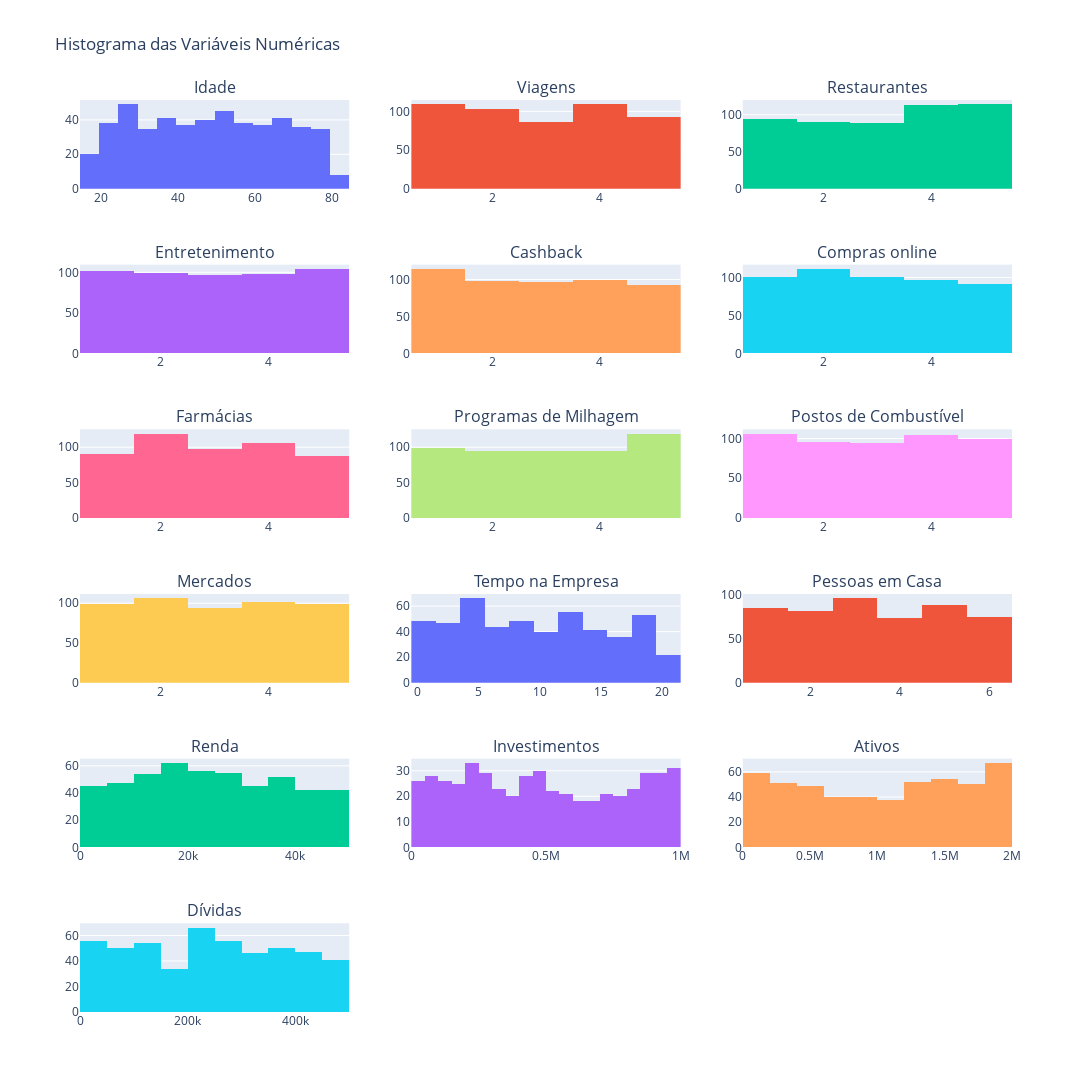

Here is the notebook cell this chart was saved with:
### Code cell
num_cols = 3

num_rows = math.ceil(len(num_vars)/num_cols)

fig = make_subplots(rows=num_rows, cols=num_cols, subplot_titles=num_vars)

for i, var in enumerate(num_vars):
    row = (i // num_cols) + 1
    col = (i % num_cols) + 1

    fig.add_trace(
        go.Histogram(x=df_prospects[var], name=var),
        row=row, col=col
    )

fig.update_layout(
    height=300 * num_rows,
    width=1200,
    title_text='Histograma das Variáveis Numéricas',
    showlegend=False
)

fig.show()

### Figure 1 — Plotly figure (JSON) as saved in the notebook; plotly's stock layout.template omitted (floating-point values rounded to 4 significant figures; data arrays with more than 128 entries replaced by an {"elided": "..."} marker saying what was removed)
{"data": [{"name": "Idade", "type": "histogram", "x": {"elided": "500 int values"}, "xaxis": "x", "yaxis": "y"}, {"name": "Viagens", "type": "histogram", "x": {"elided": "500 int values"}, "xaxis": "x2", "yaxis": "y2"}, {"name": "Restaurantes", "type": "histogram", "x": {"elided": "500 int values"}, "xaxis": "x3", "yaxis": "y3"}, {"name": "Entretenimento", "type": "histogram", "x": {"elided": "500 int values"}, "xaxis": "x4", "yaxis": "y4"}, {"name": "Cashback", "type": "histogram", "x": {"elided": "500 int values"}, "xaxis": "x5", "yaxis": "y5"}, {"name": "Compras online", "type": "histogram", "x": {"elided": "500 int values"}, "xaxis": "x6", "yaxis": "y6"}, {"name": "Farmácias", "type": "histogram", "x": {"elided": "500 int values"}, "xaxis": "x7", "yaxis": "y7"}, {"name": "Programas de Milhagem", "type": "histogram", "x": {"elided": "500 int values"}, "xaxis": "x8", "yaxis": "y8"}, {"name": "Postos de Combustível", "type": "histogram", "x": {"elided": "500 int values"}, "xaxis": "x9", "yaxis": "y9"}, {"name": "Mercados", "type": "histogram", "x": {"elided": "500 int values"}, "xaxis": "x10", "yaxis": "y10"}, {"name": "Tempo na Empresa", "type": "histogram", "x": {"elided": "500 int values"}, "xaxis": "x11", "yaxis": "y11"}, {"name": "Pessoas em Casa", "type": "histogram", "x": {"elided": "500 int values"}, "xaxis": "x12", "yaxis": "y12"}, {"name": "Renda", "type": "histogram", "x": {"elided": "500 int values"}, "xaxis": "x13", "yaxis": "y13"}, {"name": "Investimentos", "type": "histogram", "x": {"elided": "500 int values"}, "xaxis": "x14", "yaxis": "y14"}, {"name": "Ativos", "type": "histogram", "x": {"elided": "500 int values"}, "xaxis": "x15", "yaxis": "y15"}, {"name": "Dívidas", "type": "histogram", "x": {"elided": "500 int values"}, "xaxis": "x16", "yaxis": "y16"}], "layout": {"annotations": [{"font": {"size": 16}, "showarrow": false, "text": "Idade", "x": 0.1444, "xanchor": "center", "xref": "paper", "y": 1.0, "yanchor": "bottom", "yref": "paper"}, {"font": {"size": 16}, "showarrow": false, "text": "Viagens", "x": 0.5, "xanchor": "center", "xref": "paper", "y": 1.0, "yanchor": "bottom", "yref": "paper"}, {"font": {"size": 16}, "showarrow": false, "text": "Restaurantes", "x": 0.8556, "xanchor": "center", "xref": "paper", "y": 1.0, "yanchor": "bottom", "yref": "paper"}, {"font": {"size": 16}, "showarrow": false, "text": "Entretenimento", "x": 0.1444, "xanchor": "center", "xref": "paper", "y": 0.8194, "yanchor": "bottom", "yref": "paper"}, {"font": {"size": 16}, "showarrow": false, "text": "Cashback", "x": 0.5, "xanchor": "center", "xref": "paper", "y": 0.8194, "yanchor": "bottom", "yref": "paper"}, {"font": {"size": 16}, "showarrow": false, "text": "Compras online", "x": 0.8556, "xanchor": "center", "xref": "paper", "y": 0.8194, "yanchor": "bottom", "yref": "paper"}, {"font": {"size": 16}, "showarrow": false, "text": "Farmácias", "x": 0.1444, "xanchor": "center", "xref": "paper", "y": 0.6389, "yanchor": "bottom", "yref": "paper"}, {"font": {"size": 16}, "showarrow": false, "text": "Programas de Milhagem", "x": 0.5, "xanchor": "center", "xref": "paper", "y": 0.6389, "yanchor": "bottom", "yref": "paper"}, {"font": {"size": 16}, "showarrow": false, "text": "Postos de Combustível", "x": 0.8556, "xanchor": "center", "xref": "paper", "y": 0.6389, "yanchor": "bottom", "yref": "paper"}, {"font": {"size": 16}, "showarrow": false, "text": "Mercados", "x": 0.1444, "xanchor": "center", "xref": "paper", "y": 0.4583, "yanchor": "bottom", "yref": "paper"}, {"font": {"size": 16}, "showarrow": false, "text": "Tempo na Empresa", "x": 0.5, "xanchor": "center", "xref": "paper", "y": 0.4583, "yanchor": "bottom", "yref": "paper"}, {"font": {"size": 16}, "showarrow": false, "text": "Pessoas em Casa", "x": 0.8556, "xanchor": "center", "xref": "paper", "y": 0.4583, "yanchor": "bottom", "yref": "paper"}, {"font": {"size": 16}, "showarrow": false, "text": "Renda", "x": 0.1444, "xanchor": "center", "xref": "paper", "y": 0.2778, "yanchor": "bottom", "yref": "paper"}, {"font": {"size": 16}, "showarrow": false, "text": "Investimentos", "x": 0.5, "xanchor": "center", "xref": "paper", "y": 0.2778, "yanchor": "bottom", "yref": "paper"}, {"font": {"size": 16}, "showarrow": false, "text": "Ativos", "x": 0.8556, "xanchor": "center", "xref": "paper", "y": 0.2778, "yanchor": "bottom", "yref": "paper"}, {"font": {"size": 16}, "showarrow": false, "text": "Dívidas", "x": 0.1444, "xanchor": "center", "xref": "paper", "y": 0.09722, "yanchor": "bottom", "yref": "paper"}], "height": 1800, "showlegend": false, "title": {"text": "Histograma das Variáveis Numéricas"}, "width": 1200, "xaxis": {"anchor": "y", "domain": [0, 0.2889]}, "xaxis10": {"anchor": "y10", "domain": [0, 0.2889]}, "xaxis11": {"anchor": "y11", "domain": [0.3556, 0.6444]}, "xaxis12": {"anchor": "y12", "domain": [0.7111, 1]}, "xaxis13": {"anchor": "y13", "domain": [0, 0.2889]}, "xaxis14": {"anchor": "y14", "domain": [0.3556, 0.6444]}, "xaxis15": {"anchor": "y15", "domain": [0.7111, 1]}, "xaxis16": {"anchor": "y16", "domain": [0, 0.2889]}, "xaxis17": {"anchor": "y17", "domain": [0.3556, 0.6444]}, "xaxis18": {"anchor": "y18", "domain": [0.7111, 1]}, "xaxis2": {"anchor": "y2", "domain": [0.3556, 0.6444]}, "xaxis3": {"anchor": "y3", "domain": [0.7111, 1]}, "xaxis4": {"anchor": "y4", "domain": [0, 0.2889]}, "xaxis5": {"anchor": "y5", "domain": [0.3556, 0.6444]}, "xaxis6": {"anchor": "y6", "domain": [0.7111, 1]}, "xaxis7": {"anchor": "y7", "domain": [0, 0.2889]}, "xaxis8": {"anchor": "y8", "domain": [0.3556, 0.6444]}, "xaxis9": {"anchor": "y9", "domain": [0.7111, 1]}, "yaxis": {"anchor": "x", "domain": [0.9028, 1.0]}, "yaxis10": {"anchor": "x10", "domain": [0.3611, 0.4583]}, "yaxis11": {"anchor": "x11", "domain": [0.3611, 0.4583]}, "yaxis12": {"anchor": "x12", "domain": [0.3611, 0.4583]}, "yaxis13": {"anchor": "x13", "domain": [0.1806, 0.2778]}, "yaxis14": {"anchor": "x14", "domain": [0.1806, 0.2778]}, "yaxis15": {"anchor": "x15", "domain": [0.1806, 0.2778]}, "yaxis16": {"anchor": "x16", "domain": [0, 0.09722]}, "yaxis17": {"anchor": "x17", "domain": [0, 0.09722]}, "yaxis18": {"anchor": "x18", "domain": [0, 0.09722]}, "yaxis2": {"anchor": "x2", "domain": [0.9028, 1.0]}, "yaxis3": {"anchor": "x3", "domain": [0.9028, 1.0]}, "yaxis4": {"anchor": "x4", "domain": [0.7222, 0.8194]}, "yaxis5": {"anchor": "x5", "domain": [0.7222, 0.8194]}, "yaxis6": {"anchor": "x6", "domain": [0.7222, 0.8194]}, "yaxis7": {"anchor": "x7", "domain": [0.5417, 0.6389]}, "yaxis8": {"anchor": "x8", "domain": [0.5417, 0.6389]}, "yaxis9": {"anchor": "x9", "domain": [0.5417, 0.6389]}}}
